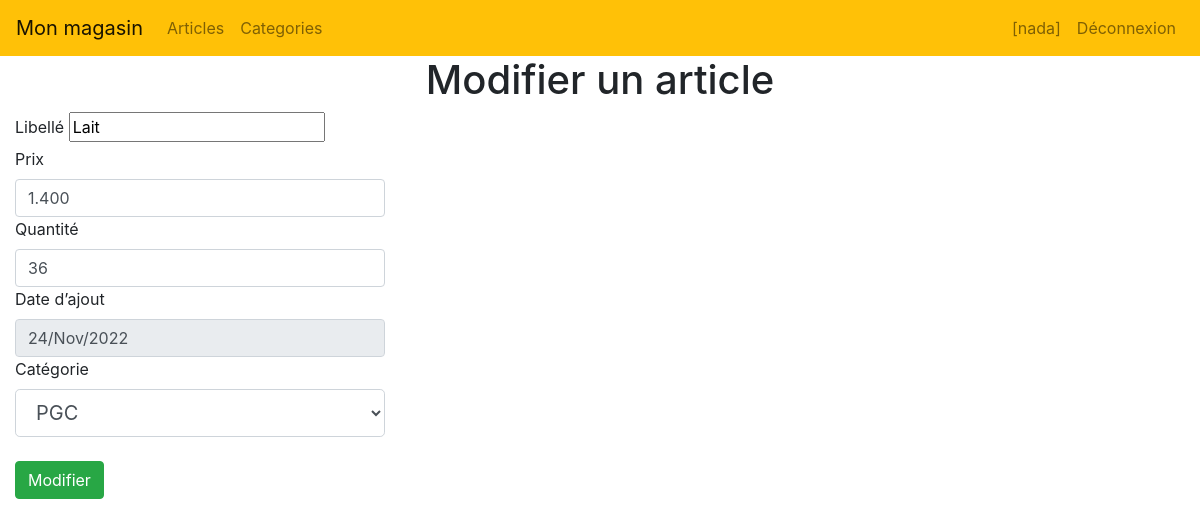
The app's page /magasin/articles/update_art/3 (signed in) with its own data.
### magasin/models.py (models this page shows, shortened)
class Article(models.Model) :
    libelle = models.CharField(max_length=25)
    prix = models.FloatField()
    qte = models.IntegerField()
    dateAjout = models.DateField()
    categ = models.ForeignKey('Categorie', on_delete=models.CASCADE,)

### magasin/views.py (the view)
# urls.py: path('articles/update_art/<int:id>', views.update_art,name='update_art'),
def update_art(request, id):
    art = Article.objects.get(id=id)
    cat = Categorie.objects.all().values()
    template = loader.get_template('updateArticle.html')
    context = {
    'art': art,
    'cat':cat, }
    return HttpResponse(template.render(context, request))

### magasin/Templates/updateArticle.html (shortened to what this page needs)
{% load static %}
<html>
<head>
    <link rel="stylesheet" href="{% static 'css/style.css' %}">
    <link rel="stylesheet" href="{% static 'css/bootstrap.min.css'%}">
</head>
<body>
    {% include "navBar.html" %}
    <h1>
        <center>Modifier un article</center>
    </h1>
    <form action="update_art_action/{{ art.id }}" method="post">
        <div class="col-sm-4 col-md-6 col-lg-4">
            <label>Libellé</label>
            <input name="libelle" value="{{ art.libelle }}" class="formcontrol"></td>
        </div>
        <div class="col-sm-4 col-md-6 col-lg-4">
            <label>Prix </label>
            <input name="prix" value="{{ art.prix |floatformat:3 }}" class="form-control">
        </div>
        <div class="col-sm-4 col-md-6 col-lg-4">
            <label>Quantité </label>
            <input type="number" name="qte" value="{{ art.qte }}" class="form-control">
        </div>
        <div class="col-sm-4 col-md-6 col-lg-4">
            <label>Date d’ajout </label>
            <input readonly name="dateAjout" value="{{ art.dateAjout | date:"j/M/Y" }}" class="form-control">
        </div>
        <div class="col-sm-4 col-md-6 col-lg-4">
            <label>Catégorie </label>
            <select name="categ" class="form-control form-control-lg">
                {% for c in cat %}
                {% if c.id == art.categ_id %}
                <option value="{{c.id}}" selected>{{c.nomCat}}</option>
                {% else %}
                <option value="{{c.id}}">{{c.nomCat}}</option>
                {% endif %}
                {% endfor %}
            </select>
        </div>
        <div class="col-sm-4 col-md-6 col-lg-4">
            <br><input type="submit" value="Modifier" class="btn btn-success">
        </div>
    </form>
</body>
</html>

### records on screen
Article: libelle "Lait", prix "1.400", qte "36", dateAjout "24/Nov/2022"

### other values on screen
{{ request.session.username }} "nada"
form field categ "PGC"
